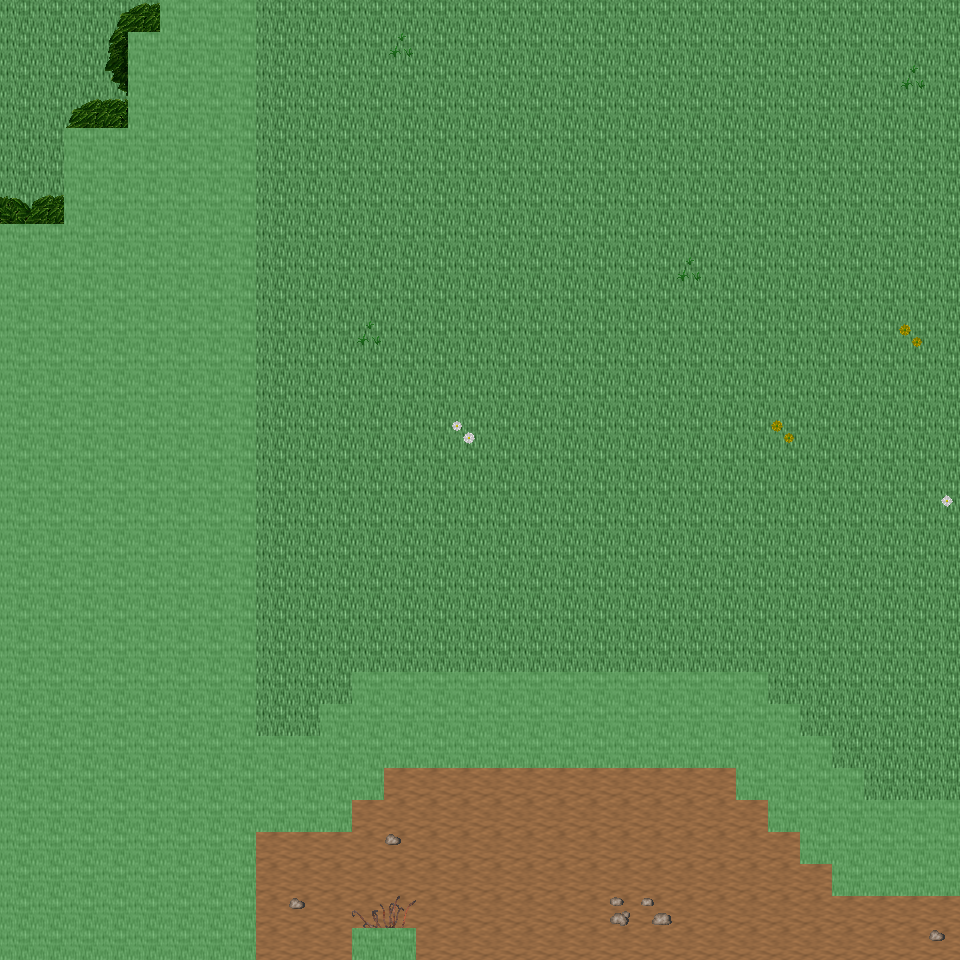

This game map was drawn from its Tiled (.tmx) file and the tilesets committed beside it. A one-line description and the trimmed map source follow:
An orthogonal 30x30 tile map with 32x32 px tiles, 6 tile layers (Ground, Object, Object2, Above, ...), 21 tilesets and 3 objects (3x mapExit).

<map version="1.0" orientation="orthogonal" renderorder="right-down" width="30" height="30" tilewidth="32" tileheight="32" nextobjectid="4">
  <tileset firstgid="1" name="tileset_ground_ground" tilewidth="32" tileheight="32" tilecount="33" columns="3">
    <image source="../drawable/tileset_ground_ground.png" width="96" height="352" />
  </tileset>
  <tileset firstgid="34" name="tileset_ground_ridge_earth_dark" tilewidth="32" tileheight="32" tilecount="96" columns="12">
    <image source="../drawable/tileset_ground_ridge_earth_dark.png" width="384" height="256" />
  </tileset>
  <tileset firstgid="130" name="tileset_ground_rock_pebbles" tilewidth="32" tileheight="32" tilecount="3" columns="1">
    <image source="../drawable/tileset_ground_rock_pebbles.png" width="32" height="96" />
  </tileset>
  <tileset firstgid="133" name="tileset_plant_grasses" tilewidth="32" tileheight="32" tilecount="6" columns="3">
    <image source="../drawable/tileset_plant_grasses.png" width="96" height="64" />
  </tileset>
  <tileset firstgid="139" name="tileset_ground_grass_corners" tilewidth="32" tileheight="32" tilecount="24" columns="6">
    <image source="../drawable/tileset_ground_grass_corners.png" width="192" height="128" />
  </tileset>
  <tileset firstgid="163" name="tileset_ground_grass_edges" tilewidth="32" tileheight="32" tilecount="36" columns="12">
    <image source="../drawable/tileset_ground_grass_edges.png" width="384" height="96" />
  </tileset>
  <tileset firstgid="199" name="tileset_plant_flower_daisy_white" tilewidth="32" tileheight="32" tilecount="8" columns="2">
    <image source="../drawable/tileset_plant_flower_daisy_white.png" width="64" height="128" />
  </tileset>
  <tileset firstgid="207" name="tileset_plant_flower_daisy_yellow" tilewidth="32" tileheight="32" tilecount="8" columns="2">
    <image source="../drawable/tileset_plant_flower_daisy_yellow.png" width="64" height="128" />
  </tileset>
  <tileset firstgid="215" name="tileset_plant_stump_stump_green" tilewidth="32" tileheight="32" tilecount="4" columns="2">
    <image source="../drawable/tileset_plant_stump_stump_green.png" width="64" height="64" />
  </tileset>
  <tileset firstgid="219" name="tileset_plant_tree_tree_darkgreen" tilewidth="32" tileheight="32" tilecount="88" columns="8">
    <image source="../drawable/tileset_plant_tree_tree_darkgreen.png" width="256" height="352" />
  </tileset>
  <tileset firstgid="307" name="tileset_logic_creature_animal" tilewidth="32" tileheight="32" tilecount="32" columns="8">
    <image source="../drawable/tileset_logic_creature_animal.png" width="256" height="128" />
  </tileset>
  <tileset firstgid="339" name="tileset_logic_item_resources" tilewidth="32" tileheight="32" tilecount="6" columns="6">
    <image source="../drawable/tileset_logic_item_resources.png" width="192" height="32" />
  </tileset>
  <tileset firstgid="345" name="tileset_logic_item_mushroom" tilewidth="32" tileheight="32" tilecount="6" columns="6">
    <image source="../drawable/tileset_logic_item_mushroom.png" width="192" height="32" />
  </tileset>
  <tileset firstgid="351" name="tileset_logic_collision" tilewidth="32" tileheight="32" tilecount="1" columns="1">
    <image source="../drawable/tileset_logic_collision.png" width="32" height="32" />
  </tileset>
  <tileset firstgid="352" name="tileset_plant_tree_dead_tree_5" tilewidth="32" tileheight="32" tilecount="20" columns="4">
    <image source="../drawable/tileset_plant_tree_dead_tree_5.png" width="128" height="160" />
  </tileset>
  <tileset firstgid="372" name="tileset_plant_tree_dead_tree_6" tilewidth="32" tileheight="32" tilecount="20" columns="4">
    <image source="../drawable/tileset_plant_tree_dead_tree_6.png" width="128" height="160" />
  </tileset>
  <tileset firstgid="392" name="tileset_plant_tree_dead_tree_7" tilewidth="32" tileheight="32" tilecount="20" columns="4">
    <image source="../drawable/tileset_plant_tree_dead_tree_7.png" width="128" height="160" />
  </tileset>
  <tileset firstgid="412" name="tileset_plant_bush_large_dead" tilewidth="32" tileheight="32" tilecount="2" columns="1">
    <image source="../drawable/tileset_plant_bush_large_dead.png" width="32" height="64" />
  </tileset>
  <tileset firstgid="414" name="tileset_plant_bush_large_wide_dead" tilewidth="32" tileheight="32" tilecount="4" columns="2">
    <image source="../drawable/tileset_plant_bush_large_wide_dead.png" width="64" height="64" />
  </tileset>
  <tileset firstgid="418" name="tileset_logic_creature_reptile" tilewidth="32" tileheight="32" tilecount="7" columns="7">
    <image source="../drawable/tileset_logic_creature_reptile.png" width="224" height="32" />
  </tileset>
  <tileset firstgid="425" name="tileset_logic_item_herb" tilewidth="32" tileheight="32" tilecount="5" columns="5">
    <image source="../drawable/tileset_logic_item_herb.png" width="160" height="32" />
  </tileset>
  <layer name="Ground" width="30" height="30">
    <data>[900 cells, 900 non-empty, 2 distinct tile ids]</data>
  </layer>
  <layer name="Object" width="30" height="30">
    <data>[900 cells, 85 non-empty, 18 distinct tile ids]</data>
  </layer>
  <layer name="Object2" width="30" height="30">
    <data>[900 cells, 2 non-empty, 2 distinct tile ids]</data>
  </layer>
  <layer name="Above" width="30" height="30">
    <data>[900 cells, 227 non-empty, 29 distinct tile ids]</data>
  </layer>
  <layer name="Above2" width="30" height="30">
    <data>[900 cells, 0 non-empty, 0 distinct tile ids]</data>
  </layer>
  <layer name="Walkable" width="30" height="30">
    <data>[900 cells, 291 non-empty, 1 distinct tile ids]</data>
  </layer>
  <objectgroup name="MapEvents">
    <object id="1" name="south" type="mapExit" x="256" y="928" width="96" height="32">
      <properties>
        <property name="map" value="level_0_x106_y60" />
        <property name="x" value="8" />
        <property name="y" value="1" />
      </properties>
    </object>
    <object id="2" name="south2" type="mapExit" x="416" y="928" width="544" height="32">
      <properties>
        <property name="map" value="level_0_x106_y60" />
        <property name="x" value="13" />
        <property name="y" value="1" />
      </properties>
    </object>
    <object id="3" name="west" type="mapExit" x="0" y="0" width="32" height="224">
      <properties>
        <property name="map" value="level_0_x105_y59" />
        <property name="x" value="28" />
        <property name="y" value="0" />
      </properties>
    </object>
  </objectgroup>
</map>
